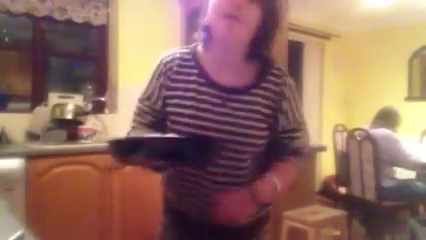
#> input picture frame 31 of decord/examples/flipping_a_pancake.mkv, 426 x 240 px, given in place of writing_mute.mp4, which was not available
$ python bubble.py
#> lines starting #> are read from the running program, lines starting #| are printed output that depends on the picture; pictures that were not available may be replaced by others from this repository, and a replacement may not be noted
#> further down, img is the input picture: shape (240, 426, 3); mean B, G, R 97.2, 108.8, 144.8
import cv2, textwrap
import numpy as np
from PIL import Image, ImageDraw, ImageFont, ImageFilter

class ResponseBubble:
    def __init__(
        self,
        font_path: str = '/usr/share/fonts/truetype/dejavu/DejaVuSans.ttf',
        font_size: int = 50,
        meta_font_path: str = '/usr/share/fonts/truetype/dejavu/DejaVuSans.ttf',
        meta_font_size: int = 25
    ):
        self.font = ImageFont.truetype(font_path, font_size)
        self.meta_font = ImageFont.truetype(meta_font_path, meta_font_size)

    def draw_bubble(
        self,
        base_img: Image.Image,
        position: tuple,
        text: str,
        metadata: str,
        padding: int = 15,
        line_spacing: int = 8,
        radius: int = 20,
        bg_color: tuple = (255, 255, 255, 200),  # translucent white
        text_color: tuple = (0, 0, 0, 255),
        meta_color: tuple = (50, 50, 50, 200),
        blur_radius: int = 8
    ):
        # Ensure image is RGBA
#> called with position = (50, 200), text = "This is the chatbot's response.", metadata = 'Time: 0.2s | Model: LiveCC-7B-Instruct', padding = 15, line_spacing = 8, radius = 20, bg_color = (255, 255, 255, 200), text_color = (0, 0, 0, 255)
        base = base_img.convert('RGBA')
        overlay = Image.new('RGBA', base.size)
#> overlay: PIL image 426x240 RGBA; every value is 0
        draw = ImageDraw.Draw(overlay, 'RGBA')
        x, y = position

        # Wrap text and calc sizes
        wrapped = textwrap.wrap(text, width=50)
        meta_w, meta_h = self.meta_font.getbbox(metadata)[2:]
        line_sizes = [self.font.getbbox(line)[2:] for line in wrapped]
        max_w = max([meta_w] + [w for w, _ in line_sizes])
        total_h = meta_h + sum(h for _, h in line_sizes) + line_spacing * len(wrapped)

        bubble_w = max_w + 2 * padding
        bubble_h = total_h + 2 * padding
        box = (x, y, x + bubble_w, y + bubble_h)

        # Blur background behind bubble
        region = base.crop(box).filter(ImageFilter.GaussianBlur(blur_radius))
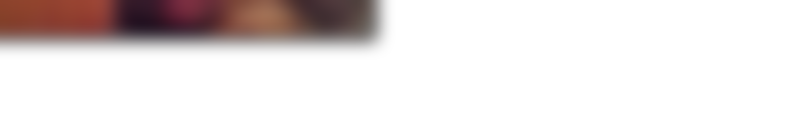
#> region: PIL image 792x125 RGBA; mean R, G, B, A 15.9, 8.6, 8, 38.7; transparent parts drawn white
        overlay.paste(region, box)
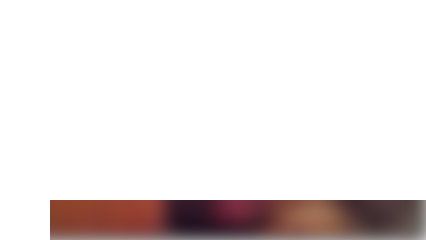
#> overlay: PIL image 426x240 RGBA; mean R, G, B, A 14.1, 7.6, 7, 34.2; transparent parts drawn white

        # Draw rounded rect
        draw.rounded_rectangle(box, radius=radius, fill=bg_color)

        # Draw text & metadata
        tx, ty = x + padding, y + padding
        draw.text((tx, ty), metadata, font=self.meta_font, fill=meta_color)
        ty += meta_h + line_spacing
        for line in wrapped:
            draw.text((tx, ty), line, font=self.font, fill=text_color)
            ty += self.font.getbbox(line)[3] + line_spacing
#> after the loop, ty = 318

        # Composite onto base
        composed = Image.alpha_composite(base, overlay)
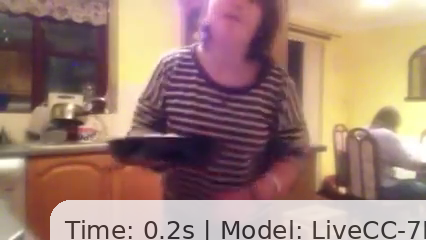
#> composed: PIL image 426x240 RGBA; mean R, G, B, A 159.5, 129, 117.9, 255
        return composed.convert('RGB')

class QueryBubble(ResponseBubble):
    def draw_bubble(
        self,
        base_img: Image.Image,
        position: tuple,
        text: str,
        metadata: str = '',
        padding: int = 15,
        line_spacing: int = 8,
        radius: int = 20,
        bg_color: tuple = (173, 216, 230, 150),  # translucent light blue
        text_color: tuple = (0, 0, 0, 255),
        meta_color: tuple = (50, 50, 50, 200),
        blur_radius: int = 8
    ):
        # Ensure RGBA
#> called with position = (50, 50), text = 'What is the weather today?', metadata = 'User', padding = 15, line_spacing = 8, radius = 20, bg_color = (173, 216, 230, 150), text_color = (0, 0, 0, 255)
        base = base_img.convert('RGBA')
        overlay = Image.new('RGBA', base.size)
        draw = ImageDraw.Draw(overlay, 'RGBA')
        x, y = position

        # Wrap text
        wrapped = textwrap.wrap(text, width=50)
        meta_w, meta_h = (self.meta_font.getbbox(metadata)[2:] if metadata else (0, 0))
        sizes = [self.font.getbbox(line)[2:] for line in wrapped]
        max_w = max([meta_w] + [w for w, _ in sizes])
        total_h = (meta_h if metadata else 0) + sum(h for _, h in sizes) + line_spacing * len(wrapped)

        bubble_w = max_w + 2 * padding
        bubble_h = total_h + 2 * padding

        # Tail adjustment
        tail_h = 12
        box = (x, y, x + bubble_w, y + bubble_h)
        tail = [(x, y + 20), (x - tail_h, y + 30), (x, y + 40)]

        # Blur region including tail
        min_x = min(box[0], tail[1][0])
        min_y = min(box[1], tail[0][1])
        max_x = box[2]
        max_y = max(box[3], tail[2][1])
        blur_box = (min_x, min_y, max_x, max_y)
        region = base.crop(blur_box).filter(ImageFilter.GaussianBlur(blur_radius))
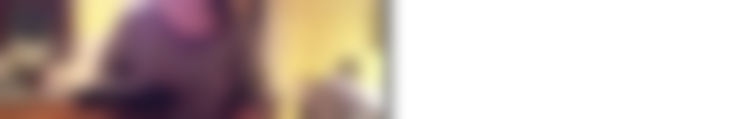
#> region: PIL image 733x119 RGBA; mean R, G, B, A 78.6, 62.5, 55.6, 135; transparent parts drawn white
        overlay.paste(region, blur_box)
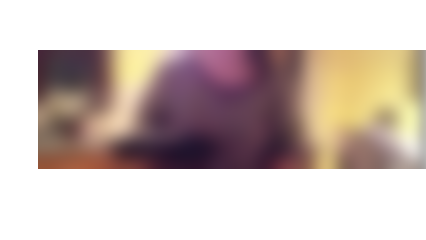
#> overlay: PIL image 426x240 RGBA; mean R, G, B, A 66.3, 52.6, 46.8, 114.2; transparent parts drawn white

        # Draw tail and bubble
        draw.polygon(tail, fill=bg_color)
        draw.rounded_rectangle(box, radius=radius, fill=bg_color)

        # Draw text
        tx, ty = x + padding, y + padding
        if metadata:
            draw.text((tx, ty), metadata, font=self.meta_font, fill=meta_color)
            ty += meta_h + line_spacing
        for line in wrapped:
            draw.text((tx, ty), line, font=self.font, fill=text_color)
            ty += self.font.getbbox(line)[3] + line_spacing
#> after the loop, ty = 162

        # Composite
        composed = Image.alpha_composite(base, overlay)
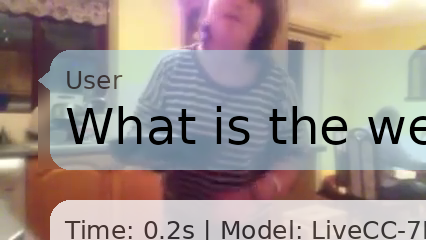
#> composed: PIL image 426x240 RGBA; mean R, G, B, A 159.9, 147.9, 143.7, 255
        return composed.convert('RGB')

if __name__ == '__main__':
    video_path = 'demo/sources/writing_mute.mp4'
    # read the first image
    cap = cv2.VideoCapture(video_path)
    ret, img = cap.read()
    pil = Image.fromarray(cv2.cvtColor(img, cv2.COLOR_BGR2RGB))

    # Response
    resp = ResponseBubble()
    pil = resp.draw_bubble(pil, (50, 200), "This is the chatbot's response.", "Time: 0.2s | Model: LiveCC-7B-Instruct")

    # Query
    qry = QueryBubble()
    pil = qry.draw_bubble(pil, (50, 50), "What is the weather today?", "User")

    out = cv2.cvtColor(np.array(pil), cv2.COLOR_RGB2BGR)
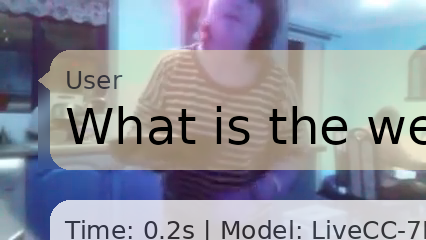
#> out: shape (240, 426, 3); mean R, G, B 143.7, 147.9, 159.9
    cv2.imwrite('test.png', out)

$ run again, starting later in the video
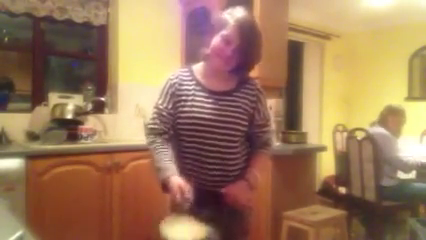
#> input picture frame 139 of decord/examples/flipping_a_pancake.mkv, 426 x 240 px, given in place of writing_mute.mp4, which was not available
#> img is the input picture: shape (240, 426, 3); mean B, G, R 90.4, 121.3, 156.7
#> after the loop in draw_bubble, `for line in wrapped:`: ty = 318
#> in draw_bubble, `overlay.paste(region, blur_box)`:
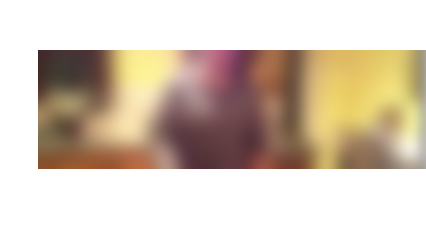
#> overlay: PIL image 426x240 RGBA; mean R, G, B, A 74.6, 60.4, 44.9, 114.2; transparent parts drawn white
#> after the loop in draw_bubble, `for line in wrapped:`: ty = 162
#> `out = cv2.cvtColor(np.array(pil), cv2.COLOR_RGB2BGR)`:
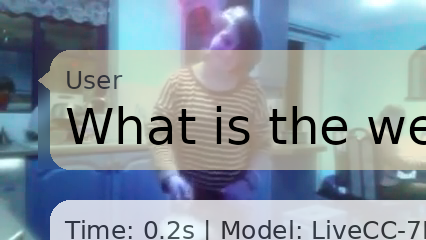
#> out: shape (240, 426, 3); mean R, G, B 138, 153.3, 164.5

$ run again, starting later in the video
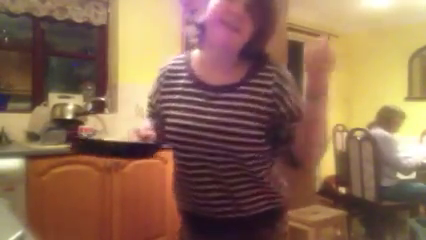
#> input picture frame 248 of decord/examples/flipping_a_pancake.mkv, 426 x 240 px, given in place of writing_mute.mp4, which was not available
#> img is the input picture: shape (240, 426, 3); mean B, G, R 83.5, 106.8, 141.2
#> after the loop in draw_bubble, `for line in wrapped:`: ty = 318
#> in draw_bubble, `overlay.paste(region, blur_box)`:
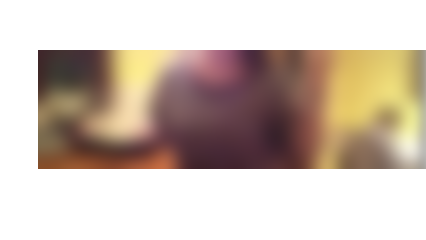
#> overlay: PIL image 426x240 RGBA; mean R, G, B, A 65.9, 51.7, 40.6, 114.2; transparent parts drawn white
#> after the loop in draw_bubble, `for line in wrapped:`: ty = 162
#> `out = cv2.cvtColor(np.array(pil), cv2.COLOR_RGB2BGR)`:
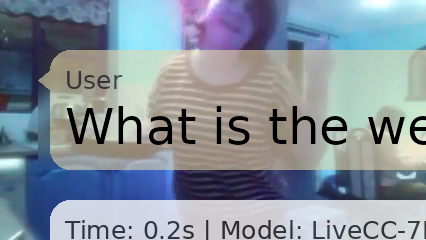
#> out: shape (240, 426, 3); mean R, G, B 134.8, 146.5, 157.1
